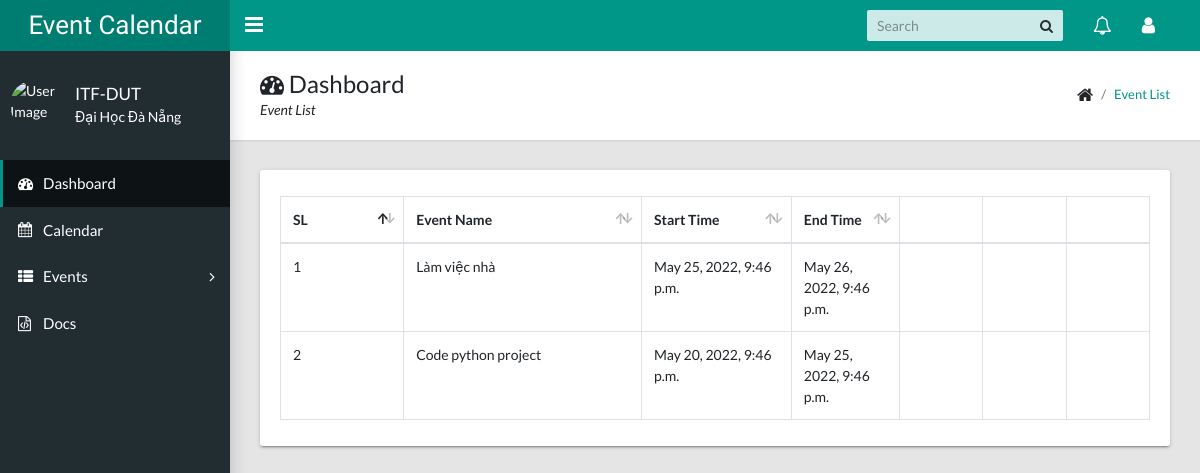
The app's page /all-event-list/ (signed in), older data.
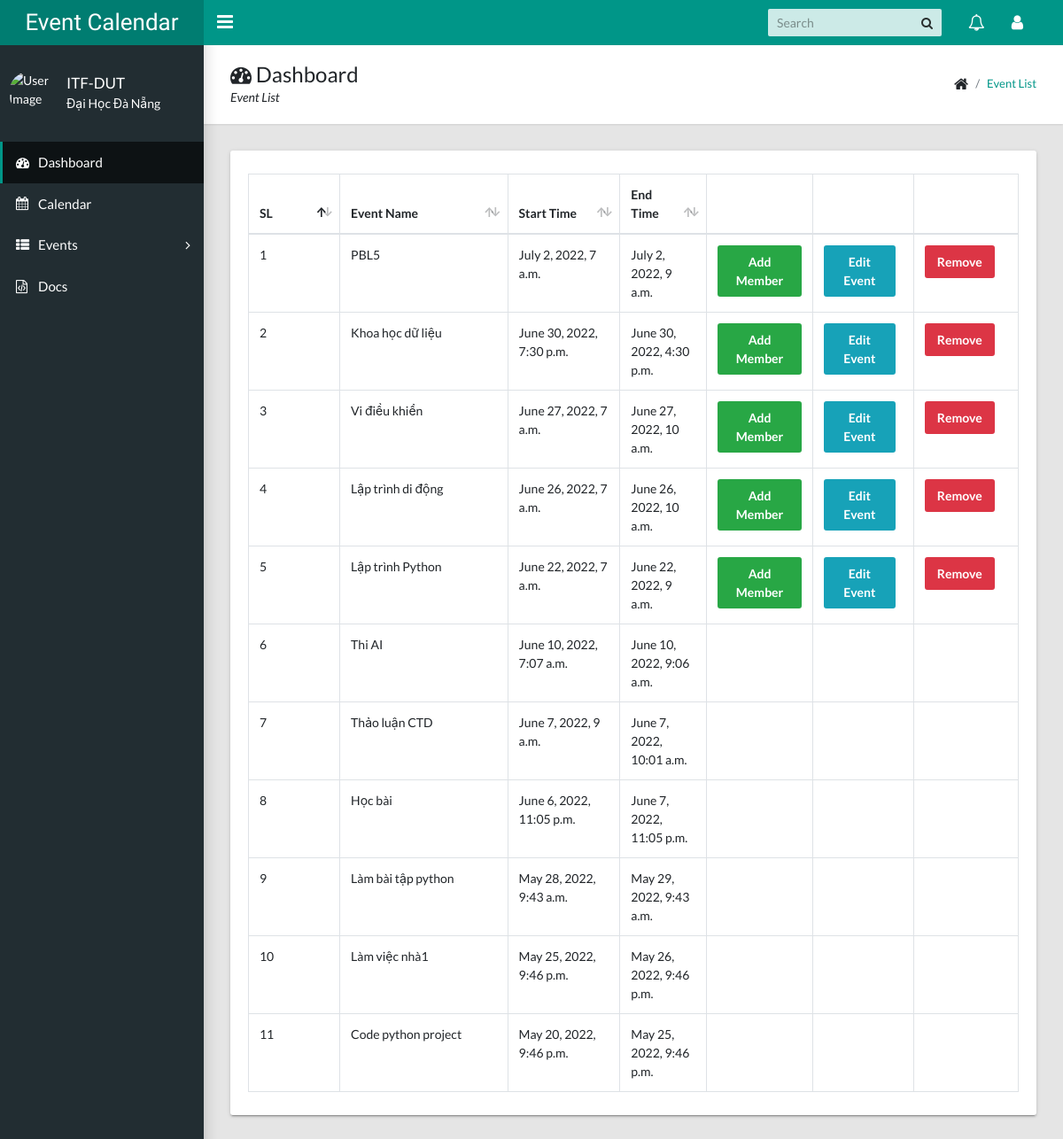
The same page, newer data.
### calendarapp/models/event.py (models this page shows, shortened)
class Event(EventAbstract):
    user = models.ForeignKey(User, on_delete=models.CASCADE, related_name="events")
    title = models.CharField(max_length=200, unique=True)
    description = models.TextField()
    start_time = models.DateTimeField()
    end_time = models.DateTimeField()
    objects = EventManager()

### calendarapp/views/event_list.py (the view)
# urls.py: path("all-event-list/", views.AllEventsListView.as_view(), name="all_events"),
class AllEventsListView(ListView):
    template_name = "calendarapp/events_list.html"
    model = Event
    def get_queryset(self):
        return Event.objects.get_all_events(user=self.request.user)

### calendarapp/models/event.py (called while the page is built)
    def get_all_events(self, user):
        events = Event.objects.filter(user=user, is_active=True, is_deleted=False).order_by("start_time").reverse()
        for item in events:
            if item.end_time.date() < datetime.now().date():
                item.is_active = False
        return events

### templates/calendarapp/events_list.html (shortened to what the changed rows need)
{% extends 'base/base.html' %}
{% load static %}
{% block breadcrumb %}
    <div>
        <h1><i class="fa fa-dashboard"></i> Dashboard</h1>
    </div>
{% endblock breadcrumb %}
{% block content %}
<div class="row">
    <div class="col-md-12">
        <div class="tile">
            <div class="tile-body">
                <div class="table-responsive">
                    <div id="sampleTable_wrapper" class="dataTables_wrapper container-fluid dt-bootstrap4 no-footer">
                        <div class="row">
                            <div class="col-sm-12">
                                <table class="table table-hover table-bordered dataTable no-footer" id="sampleTable" role="grid" aria-describedby="sampleTable_info">
                                    <thead>
                                        <tr role="row">
                                            <th class="sorting_asc" tabindex="0" aria-controls="sampleTable" rowspan="1" colspan="1" aria-sort="ascending" aria-label="Name: activate to sort column descending" style="width: 151.641px;">SL</th>
                                            <th class="sorting" tabindex="0" aria-controls="sampleTable" rowspan="1" colspan="1" aria-label="Position: activate to sort column ascending" style="width: 367.312px;">Event Name</th>
                                            <th class="sorting" tabindex="0" aria-controls="sampleTable" rowspan="1" colspan="1" aria-label="Office: activate to sort column ascending" style="width: 189.281px;">Start Time</th>
                                            <th class="sorting" tabindex="0" aria-controls="sampleTable" rowspan="1" colspan="1" aria-label="Age: activate to sort column ascending" style="width: 102.141px;">End Time</th>
                                            <th tabindex="0" aria-controls="sampleTable" rowspan="1" colspan="1" aria-label="Age: activate to sort column ascending" style="width: 122.141px;"></th>
                                            <th tabindex="0" aria-controls="sampleTable" rowspan="1" colspan="1" aria-label="Age: activate to sort column ascending" style="width: 122.141px;"></th>
                                            <th tabindex="0" aria-controls="sampleTable" rowspan="1" colspan="1" aria-label="Age: activate to sort column ascending" style="width: 122.141px;"></th>
                                        </tr>
                                    </thead>
                                    <tbody>
                                        {% for event in object_list %}
                                            <tr role="row" class="odd">
                                                <td class="sorting_1">{{ forloop.counter }}</td>
                                                <td>{{ event.title }}</td>
                                                <td>{{ event.start_time }}</td>
                                                <td>{{ event.end_time }}</td>
                                                {% if event.is_active == 1 %}
                                                    <td><a class="btn btn-success right" href="{% url 'calendarapp:add_eventmember' event.id %}"> Add Member </a></td>
                                                    <td><a class="btn btn-info right mr-2" href="{% url 'calendarapp:event_edit' event.id %}"> Edit Event </a></td>
                                                    <td><a class="btn btn-danger" href="{% url 'calendarapp:remove_event' event.id %}"> Remove </a></td>
                                                {% else %}
                                                    <td></td>
                                                    <td></td>
                                                    <td></td>
                                                {% endif %}
                                            </tr>
                                        {% endfor %}
                                    </tbody>
                                </table>
                            </div>
                        </div>
                    </div>
                </div>
            </div>
        </div>
    </div>
</div>
{% endblock content %}

Row changes from the older to the newer data that the page shows:
added Event: title "PBL5", start_time "July 2, 2022, 7 a.m.", end_time "July 2, 2022, 9 a.m.", is_active "Add Member"
added Event: title "Khoa học dữ liệu", start_time "June 30, 2022, 7:30 p.m.", end_time "June 30, 2022, 4:30 p.m.", is_active "Add Member"
added Event: title "Vi điều khiển", start_time "June 27, 2022, 7 a.m.", end_time "June 27, 2022, 10 a.m.", is_active "Add Member"
added Event: title "Lập trình di động", start_time "June 26, 2022, 7 a.m.", end_time "June 26, 2022, 10 a.m.", is_active "Add Member"
added Event: title "Lập trình Python", start_time "June 22, 2022, 7 a.m.", end_time "June 22, 2022, 9 a.m.", is_active "Add Member"
added Event: title "Thi AI", start_time "June 10, 2022, 7:07 a.m.", end_time "June 10, 2022, 9:06 a.m.", is_active True (drawn)
added Event: title "Thảo luận CTD", start_time "June 7, 2022, 9 a.m.", end_time "June 7, 2022, 10:01 a.m.", is_active True (drawn)
added Event: title "Học bài", start_time "June 6, 2022, 11:05 p.m.", end_time "June 7, 2022, 11:05 p.m.", is_active True (drawn)
added Event: title "Làm bài tập python", start_time "May 28, 2022, 9:43 a.m.", end_time "May 29, 2022, 9:43 a.m.", is_active True (drawn)
changed Event: title "Làm việc nhà" → "Làm việc nhà1"
